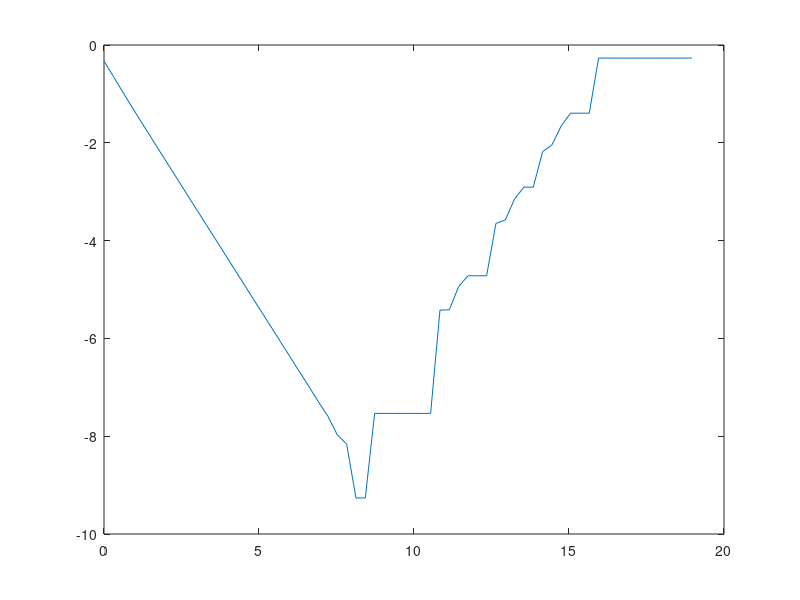

MATLAB code for this plot:
exact=cos(1.);
h=1.;  
logh=zeros(64);
logerror=zeros(64);
for n=1:64
  diff=(sin(1.+h)-sin(1.))/h;
  logh(n)=-log10(h);
  logerror(n)=log10(abs(diff-exact));
  h=h*0.5; 
end
plot(logh,logerror);
